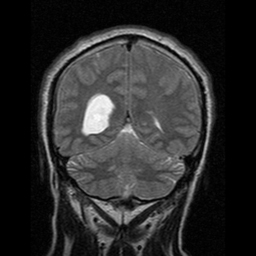
%> input picture images-20250729T220729Z-1-001/images/brain1.jpg, 256 x 256 px
$ octave project.m   (GNU Octave 9; MATLAB toolbox functions it lacks are replaced by stand-ins)
%> lines starting %> are read from the running program, lines starting %| are printed output that depends on the picture; in (x1, y1, x2, y2) boxes, pixels count from 0 and x2, y2 are one past the last pixel; in counts of white or black regions, pixels touching at a corner belong together; the program's own positions count from 1
% Brain Tumor Detection Script (GUI-Free Version)

% === Step 1: Read MRI Image ===
imagePath = 'images\brain1.jpg';  % <-- Replace with actual path
img1 = imread(imagePath);
%> img1 is the input picture: size 256x256 uint8; min 0, max 252, mean 43.5
img1 = im2double(img1);
%> img1: size 256x256 double
if size(img1,3) == 3
    img1 = rgb2gray(img1);
end
original = img1;

% === Step 2: Median Filtering ===
K = medfilt2(original);

% === Step 3: Edge Detection using Sobel Filter ===
C = double(K);
B = zeros(size(C));
for i = 1:size(C,1)-2
    for j = 1:size(C,2)-2
        Gx = ((2*C(i+2,j+1)+ C(i+2,j)+C(i+2,j+2))-(2*C(i,j+1)+C(i,j)+C(i,j+2)));
        Gy = ((2*C(i+1,j+2)+ C(i,j+2)+C(i+2,j+2))-(2*C(i+1,j)+C(i,j)+C(i+2,j)));
        B(i,j) = sqrt(Gx.^2 + Gy.^2);
    end
end
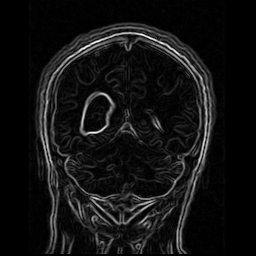
%> B: size 256x256 double; min 0, max 2.51, mean 0.182; drawn with min black and max white
edge_detected = B;

% === Step 4: Tumor Detection ===
bw = imbinarize(K, 0.7);
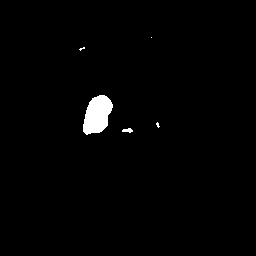
%> bw: size 256x256 logical; 1.4% white; 5 white regions (3 under 20 px), largest, box (x1, y1, x2, y2) and area: (83, 95, 113, 135) 841, (122, 128, 133, 133) 36
label = bwlabel(bw);
%> label: size 256x256 double; 6 distinct labels, from 0 to 5
stats = regionprops(label, 'Solidity', 'Area');
%> stats = 5 regions; Area and Solidity: 841 0.945, 36 0.857, 13 0.867, 11 0.733, 1 1
density  = [stats.Solidity];
%> density = [0.733 0.945 0.857 1 0.867]
area = [stats.Area];
%> area = [11 841 36 1 13]

high_dense_area = density > 0.5;
%> high_dense_area = [true true true true true]
max_area = max(area(high_dense_area));
%> max_area = 841
tumor_label = find(area == max_area);
%> tumor_label = 2
tumor = ismember(label, tumor_label);
%> tumor: size 256x256 logical; 1.3% white; 1 white region, box (x1, y1, x2, y2) and area: (83, 95, 113, 135) 841

se = strel('square', 5);
tumor = imdilate(tumor, se);
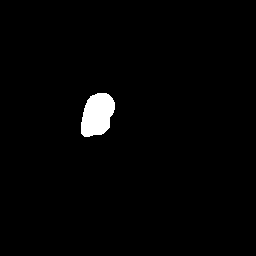
%> tumor: size 256x256 logical; 1.7% white; 1 white region, box (x1, y1, x2, y2) and area: (81, 93, 115, 137) 1137

% === Draw Tumor Boundary ===
tumor_img = K;
Bound = bwboundaries(tumor, 'noholes');
%> Bound = 1 boundary; box (x1, y1, x2, y2) and points: (81, 93, 115, 137) 117

% === Display Results ===
figure('Name','Brain Tumor Detection Results','NumberTitle','off');
subplot(2,2,1), imshow(original), title('\fontsize{14}Original MRI Image');
subplot(2,2,2), imshow(K), title('\fontsize{14}Median Filtered');
subplot(2,2,3), imshow(edge_detected, []), title('\fontsize{14}Edge Detection');
subplot(2,2,4), imshow(tumor_img), title('\fontsize{14}Tumor Detected'); hold on;
for i = 1:length(Bound)
    plot(Bound{i}(:,2), Bound{i}(:,1), 'y', 'LineWidth', 1.75);
end
%> this loop made 1 pass
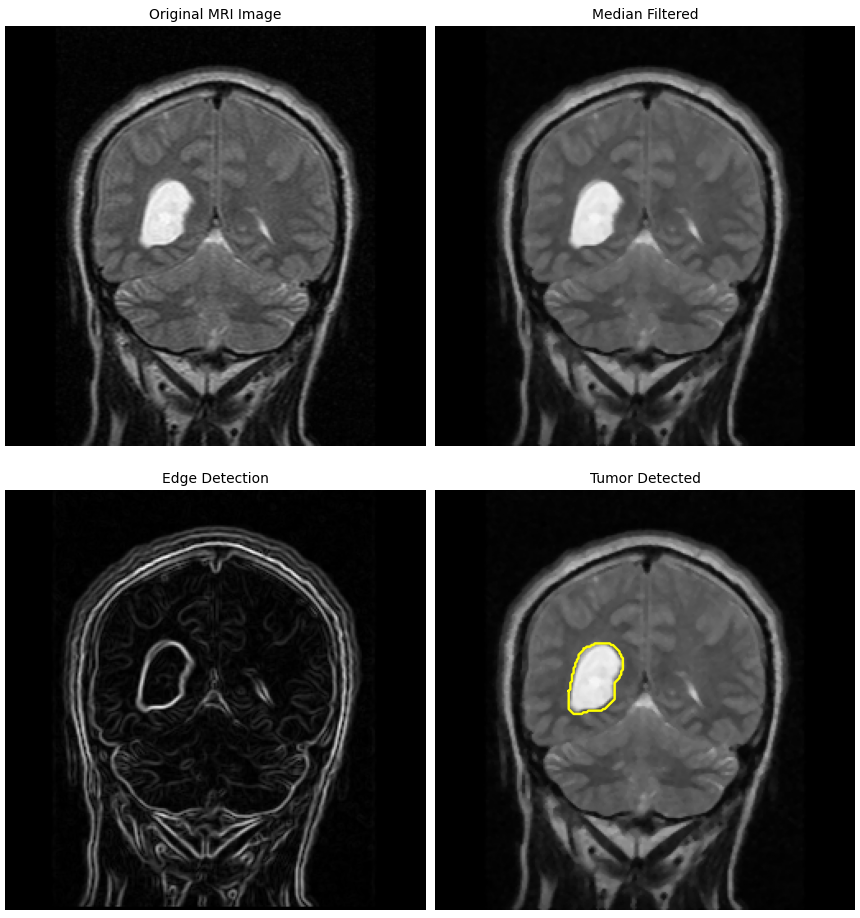
%> figure redrawn from the program's plot data, 4 panels
hold off;

$ run again, with images-20250729T220729Z-1-001/images/brain10.jpg copied over images-20250729T220729Z-1-001/images/brain1.jpg
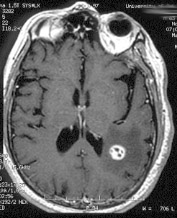
%> input picture images-20250729T220729Z-1-001/images/brain10.jpg, 177 x 218 px
%> img1 is the input picture: size 218x177 uint8; min 0, max 255, mean 103.1
%> img1: size 218x177 double
%> bw: size 218x177 logical; 10% white; 21 white regions (14 under 20 px), largest, box (x1, y1, x2, y2) and area: (89, 32, 171, 213) 1231, (4, 2, 96, 87) 1108, (94, 13, 139, 54) 693
%> `label = bwlabel(bw);`:
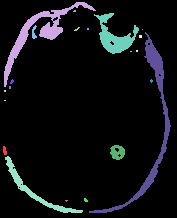
%> label: size 218x177 double; 22 distinct labels, from 0 to 21; one colour per label, 0 black
%> stats = 21 regions; largest, Area and Solidity: 1231 0.161, 1108 0.364, 693 0.544, 521 0.355, 159 0.855
%> density = 21 values, max 1 at index 3, min 0.161 at index 14, mean 0.842
%> area = 21 values, max 1231 at index 14, min 1 at index 20, mean 184
%> high_dense_area = 21 logical values, 18 true
%> max_area = 693
%> tumor_label = 15
%> Bound = 1 boundary; box (x1, y1, x2, y2) and points: (92, 11, 141, 56) 170
%> the loop `for i = 1:length(Bound)` made 1 pass
%> after the loop `for i = 1:length(Bound)`:
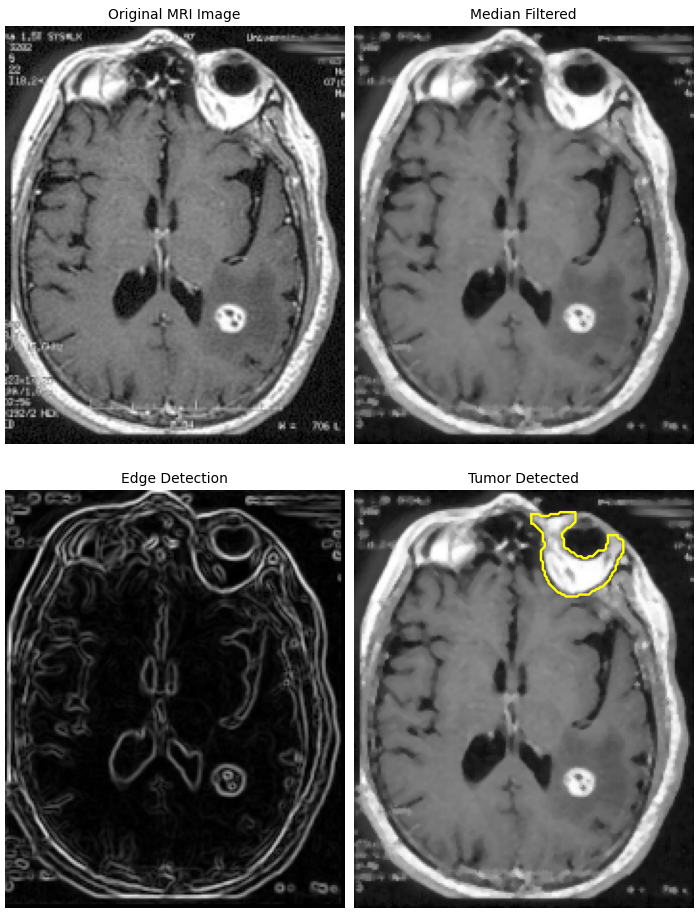
%> figure redrawn from the program's plot data, 4 panels
